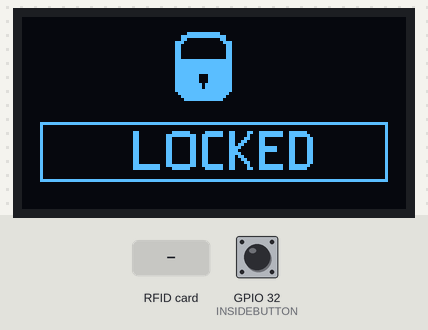
Recording of a program running on a simulated ESP32. Shown: 128×64 one-colour display. The test bench sets the inputs (shaded band); at power-on: GPIO 32 (INSIDEBUTTON) HIGH. WiFi joins after 1.5 s; servers stay silent unless stated; uploads are accepted with an empty reply; what the program prints to the serial monitor is not drawn.

Above: at 3.3 s.
3.4 s: GPIO 32 (INSIDEBUTTON) pulled LOW for 0.15 s
At 4.5 s:
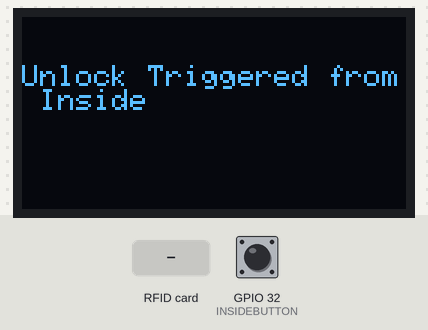
6.5 s: RFID card 12 34 56 78 held to the reader
At 9.3 s:
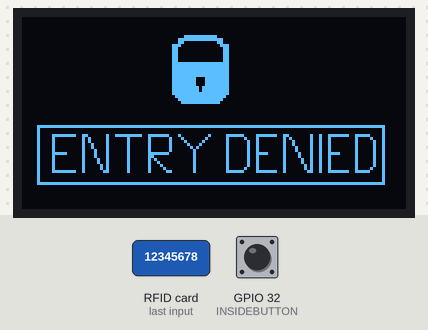
9.5 s: GPIO 32 (INSIDEBUTTON) pulled LOW for 3.2 s
At 12.3 s:
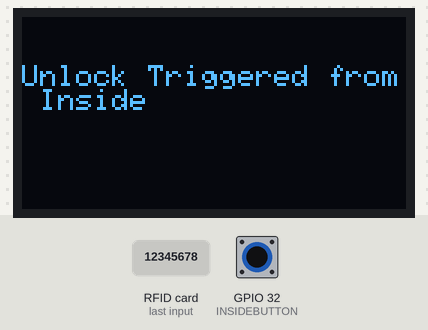
14.2 s: RFID card 5E 7A 19 C4 held to the reader
At 18.2 s:
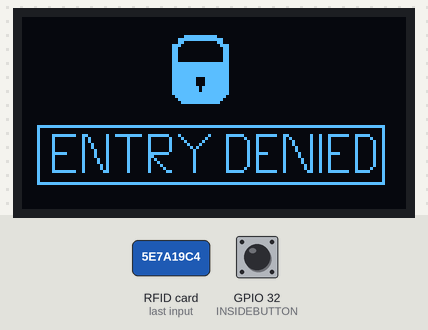
Timing chart, 0 to 19.7 s (numbered marks = the images above; inputs shaded):
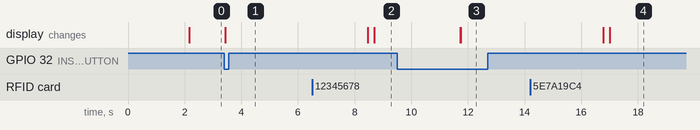

Measured:
- after the input at 3.4 s, the display: changes at once (image 1)
- after the input at 6.5 s, the display: first differs from a run without the input after 2.2 s (image 2)
- after the input at 9.5 s, the display: first differs from a run without the input after 2.2 s (image 3)
- after the input at 14.2 s, the display: first differs from a run without the input after 2.8 s (image 4)

The program:

main.cpp
```cpp
/*

Date:Sept 25,2023
Description:
** Server
The server responds with JSON data containing the following fields:
- "permissionToUnlock": A boolean indicating whether access is granted (true) or denied (false).
- "isValid": A boolean indicating whether the RFID card data is valid (true) or not (false).
- "nodeLocation": The location identifier where the RFID card was scanned.
- "UID": The unique identifier of the RFID card.
- "userName": The name associated with the RFID card (if valis).
- "timestamp": The timestamp of the server's response.
- "code": A numeric code indicating the status of the access request. Possible values:
  - 1: Entry approved
  - 2: Entry denied due to lack of permissions
  - 3: Entry denied due to an unknown card
*/
#include <Arduino.h>
#include <SPI.h>
#include <MFRC522.h>
#include <WiFi.h>
#include <HTTPClient.h>
#include <ArduinoJson.h>
#include <Adafruit_GFX.h>
#include <Adafruit_SSD1306.h>
#include <Wire.h>
#include <ESP32Servo.h>

#define SS_PIN 4  // MFRC522 SDA pin
#define RST_PIN 2 // MFRC522 RST pin
#define INSIDEBUTTON 32
// constexpr int LEFT_SERVO_PIN = 25;
// constexpr int RIGHT_SERVO_PIN = 26;

// Servo leftServo;
// Servo rightServo;
Adafruit_SSD1306 display(128, 64, &Wire, -1);

MFRC522 mfrc522(SS_PIN, RST_PIN); // MFRC522 instance
const unsigned char epd_bitmap_wifi[] PROGMEM = {
    0x00, 0x00, 0x07, 0xe0, 0x08, 0x10, 0x09, 0x90, 0x12, 0x48, 0x12, 0x48, 0x24, 0x24, 0x25, 0xa4,
    0x00, 0x00, 0x41, 0x5d, 0x41, 0x51, 0x2a, 0x59, 0x3e, 0x51, 0x00, 0x00, 0x00, 0x00, 0x00, 0x00};
const unsigned char denied[] PROGMEM = {
    0x00, 0x00, 0x00, 0x00, 0x00, 0x00, 0x00, 0x00, 0x00, 0x00, 0x00, 0x00, 0x00, 0x00, 0x00, 0x00,
    0x00, 0x00, 0x00, 0x00, 0x00, 0x00, 0x00, 0x00, 0x00, 0x00, 0x00, 0x00, 0x00, 0x00, 0x00, 0x00,
    0x00, 0x00, 0x00, 0x00, 0x00, 0x00, 0x00, 0x00, 0x00, 0x00, 0x00, 0x00, 0x00, 0x00, 0x00, 0x00,
    0x00, 0x00, 0x00, 0x00, 0x00, 0x00, 0x00, 0x00, 0x00, 0x00, 0x00, 0x00, 0x00, 0x00, 0x00, 0x00,
    0x00, 0x00, 0x00, 0x00, 0x00, 0x00, 0x00, 0x00, 0x00, 0x00, 0x00, 0x00, 0x00, 0x00, 0x00, 0x00,
    0x00, 0x00, 0x00, 0x00, 0x00, 0x00, 0x00, 0x00, 0x00, 0x00, 0x00, 0x00, 0x00, 0x00, 0x00, 0x00,
    0x00, 0x00, 0x00, 0x00, 0x00, 0x00, 0x03, 0xff, 0x80, 0x00, 0x00, 0x00, 0x00, 0x00, 0x00, 0x00,
    0x00, 0x00, 0x00, 0x00, 0x00, 0x00, 0x0f, 0xff, 0xe0, 0x00, 0x00, 0x00, 0x00, 0x00, 0x00, 0x00,
    0x00, 0x00, 0x00, 0x00, 0x00, 0x00, 0x0c, 0x00, 0x60, 0x00, 0x00, 0x00, 0x00, 0x00, 0x00, 0x00,
    0x00, 0x00, 0x00, 0x00, 0x00, 0x00, 0x38, 0x00, 0x38, 0x00, 0x00, 0x00, 0x00, 0x00, 0x00, 0x00,
    0x00, 0x00, 0x00, 0x00, 0x00, 0x00, 0x30, 0x00, 0x18, 0x00, 0x00, 0x00, 0x00, 0x00, 0x00, 0x00,
    0x00, 0x00, 0x00, 0x00, 0x00, 0x00, 0x30, 0x00, 0x18, 0x00, 0x00, 0x00, 0x00, 0x00, 0x00, 0x00,
    0x00, 0x00, 0x00, 0x00, 0x00, 0x00, 0x30, 0x00, 0x18, 0x00, 0x00, 0x00, 0x00, 0x00, 0x00, 0x00,
    0x00, 0x00, 0x00, 0x00, 0x00, 0x00, 0x30, 0x00, 0x18, 0x00, 0x00, 0x00, 0x00, 0x00, 0x00, 0x00,
    0x00, 0x00, 0x00, 0x00, 0x00, 0x00, 0x30, 0x00, 0x18, 0x00, 0x00, 0x00, 0x00, 0x00, 0x00, 0x00,
    0x00, 0x00, 0x00, 0x00, 0x00, 0x00, 0x3f, 0xff, 0xf8, 0x00, 0x00, 0x00, 0x00, 0x00, 0x00, 0x00,
    0x00, 0x00, 0x00, 0x00, 0x00, 0x00, 0x3f, 0xff, 0xf8, 0x00, 0x00, 0x00, 0x00, 0x00, 0x00, 0x00,
    0x00, 0x00, 0x00, 0x00, 0x00, 0x00, 0x3f, 0xff, 0xf8, 0x00, 0x00, 0x00, 0x00, 0x00, 0x00, 0x00,
    0x00, 0x00, 0x00, 0x00, 0x00, 0x00, 0x3f, 0xff, 0xf8, 0x00, 0x00, 0x00, 0x00, 0x00, 0x00, 0x00,
    0x00, 0x00, 0x00, 0x00, 0x00, 0x00, 0x3f, 0xff, 0xf8, 0x00, 0x00, 0x00, 0x00, 0x00, 0x00, 0x00,
    0x00, 0x00, 0x00, 0x00, 0x00, 0x00, 0x3f, 0xc7, 0xf8, 0x00, 0x00, 0x00, 0x00, 0x00, 0x00, 0x00,
    0x00, 0x00, 0x00, 0x00, 0x00, 0x00, 0x3f, 0xc7, 0xf8, 0x00, 0x00, 0x00, 0x00, 0x00, 0x00, 0x00,
    0x00, 0x00, 0x00, 0x00, 0x00, 0x00, 0x3f, 0xc7, 0xf8, 0x00, 0x00, 0x00, 0x00, 0x00, 0x00, 0x00,
    0x00, 0x00, 0x00, 0x00, 0x00, 0x00, 0x3f, 0xef, 0xf8, 0x00, 0x00, 0x00, 0x00, 0x00, 0x00, 0x00,
    0x00, 0x00, 0x00, 0x00, 0x00, 0x00, 0x3f, 0xef, 0xf8, 0x00, 0x00, 0x00, 0x00, 0x00, 0x00, 0x00,
    0x00, 0x00, 0x00, 0x00, 0x00, 0x00, 0x3f, 0xff, 0xf8, 0x00, 0x00, 0x00, 0x00, 0x00, 0x00, 0x00,
    0x00, 0x00, 0x00, 0x00, 0x00, 0x00, 0x1f, 0xff, 0xf0, 0x00, 0x00, 0x00, 0x00, 0x00, 0x00, 0x00,
    0x00, 0x00, 0x00, 0x00, 0x00, 0x00, 0x0f, 0xff, 0xe0, 0x00, 0x00, 0x00, 0x00, 0x00, 0x00, 0x00,
    0x00, 0x00, 0x00, 0x00, 0x00, 0x00, 0x07, 0xff, 0xc0, 0x00, 0x00, 0x00, 0x00, 0x00, 0x00, 0x00,
    0x00, 0x00, 0x00, 0x00, 0x00, 0x00, 0x00, 0x00, 0x00, 0x00, 0x00, 0x00, 0x00, 0x00, 0x00, 0x00,
    0x00, 0x00, 0x00, 0x00, 0x00, 0x00, 0x00, 0x00, 0x00, 0x00, 0x00, 0x00, 0x00, 0x00, 0x00, 0x00,
    0x00, 0x00, 0x00, 0x00, 0x00, 0x00, 0x00, 0x00, 0x00, 0x00, 0x00, 0x00, 0x00, 0x00, 0x00, 0x00,
    0x00, 0x00, 0x00, 0x00, 0x00, 0x00, 0x00, 0x00, 0x00, 0x00, 0x00, 0x00, 0x00, 0x00, 0x00, 0x00,
    0x00, 0x00, 0x00, 0x00, 0x00, 0x00, 0x00, 0x00, 0x00, 0x00, 0x00, 0x00, 0x00, 0x00, 0x00, 0x00,
    0x00, 0x00, 0x00, 0x00, 0x00, 0x00, 0x00, 0x00, 0x00, 0x00, 0x00, 0x00, 0x00, 0x00, 0x00, 0x00,
    0x00, 0x00, 0x00, 0x00, 0x00, 0x00, 0x00, 0x00, 0x00, 0x00, 0x00, 0x00, 0x00, 0x00, 0x00, 0x00,
    0x07, 0xff, 0xff, 0xff, 0xff, 0xff, 0xff, 0xff, 0xff, 0xff, 0xff, 0xff, 0xff, 0xff, 0xff, 0x80,
    0x04, 0x00, 0x00, 0x00, 0x00, 0x00, 0x00, 0x00, 0x00, 0x00, 0x00, 0x00, 0x00, 0x00, 0x00, 0x80,
    0x04, 0x00, 0x00, 0x00, 0x00, 0x00, 0x00, 0x00, 0x00, 0x00, 0x00, 0x00, 0x00, 0x00, 0x00, 0x80,
    0x04, 0x3f, 0xcc, 0x09, 0xff, 0x3f, 0x88, 0x02, 0x0f, 0xc3, 0xf9, 0x80, 0x93, 0xf9, 0xf0, 0x80,
    0x04, 0x20, 0x0a, 0x08, 0x10, 0x20, 0x44, 0x04, 0x08, 0x22, 0x01, 0x40, 0x92, 0x01, 0x08, 0x80,
    0x04, 0x20, 0x0a, 0x08, 0x10, 0x20, 0x42, 0x08, 0x08, 0x12, 0x01, 0x20, 0x92, 0x01, 0x04, 0x80,
    0x04, 0x20, 0x09, 0x08, 0x10, 0x20, 0x41, 0x10, 0x08, 0x12, 0x01, 0x20, 0x92, 0x01, 0x04, 0x80,
    0x04, 0x20, 0x09, 0x08, 0x10, 0x20, 0x40, 0xa0, 0x08, 0x12, 0x01, 0x10, 0x92, 0x01, 0x04, 0x80,
    0x04, 0x20, 0x08, 0x88, 0x10, 0x20, 0x40, 0x40, 0x08, 0x12, 0x01, 0x10, 0x92, 0x01, 0x04, 0x80,
    0x04, 0x3e, 0x08, 0x88, 0x10, 0x3f, 0x80, 0x40, 0x08, 0x13, 0xc1, 0x08, 0x93, 0xc1, 0x04, 0x80,
    0x04, 0x20, 0x08, 0x88, 0x10, 0x30, 0x00, 0x40, 0x08, 0x12, 0x01, 0x08, 0x92, 0x01, 0x04, 0x80,
    0x04, 0x20, 0x08, 0x48, 0x10, 0x28, 0x00, 0x40, 0x08, 0x12, 0x01, 0x04, 0x92, 0x01, 0x04, 0x80,
    0x04, 0x20, 0x08, 0x48, 0x10, 0x24, 0x00, 0x40, 0x08, 0x12, 0x01, 0x04, 0x92, 0x01, 0x04, 0x80,
    0x04, 0x20, 0x08, 0x28, 0x10, 0x22, 0x00, 0x40, 0x08, 0x12, 0x01, 0x02, 0x92, 0x01, 0x04, 0x80,
    0x04, 0x20, 0x08, 0x28, 0x10, 0x21, 0x00, 0x40, 0x08, 0x22, 0x01, 0x02, 0x92, 0x01, 0x08, 0x80,
    0x04, 0x3f, 0xc8, 0x18, 0x10, 0x20, 0xc0, 0x40, 0x0f, 0xc3, 0xf9, 0x01, 0x93, 0xf9, 0xf0, 0x80,
    0x04, 0x00, 0x00, 0x00, 0x00, 0x00, 0x00, 0x00, 0x00, 0x00, 0x00, 0x00, 0x00, 0x00, 0x00, 0x80,
    0x04, 0x00, 0x00, 0x00, 0x00, 0x00, 0x00, 0x00, 0x00, 0x00, 0x00, 0x00, 0x00, 0x00, 0x00, 0x80,
    0x04, 0x00, 0x00, 0x00, 0x00, 0x00, 0x00, 0x00, 0x00, 0x00, 0x00, 0x00, 0x00, 0x00, 0x00, 0x80,
    0x07, 0xff, 0xff, 0xff, 0xff, 0xff, 0xff, 0xff, 0xff, 0xff, 0xff, 0xff, 0xff, 0xff, 0xff, 0x80,
    0x00, 0x00, 0x00, 0x00, 0x00, 0x00, 0x00, 0x00, 0x00, 0x00, 0x00, 0x00, 0x00, 0x00, 0x00, 0x00,
    0x00, 0x00, 0x00, 0x00, 0x00, 0x00, 0x00, 0x00, 0x00, 0x00, 0x00, 0x00, 0x00, 0x00, 0x00, 0x00,
    0x00, 0x00, 0x00, 0x00, 0x00, 0x00, 0x00, 0x00, 0x00, 0x00, 0x00, 0x00, 0x00, 0x00, 0x00, 0x00,
    0x00, 0x00, 0x00, 0x00, 0x00, 0x00, 0x00, 0x00, 0x00, 0x00, 0x00, 0x00, 0x00, 0x00, 0x00, 0x00,
    0x00, 0x00, 0x00, 0x00, 0x00, 0x00, 0x00, 0x00, 0x00, 0x00, 0x00, 0x00, 0x00, 0x00, 0x00, 0x00,
    0x00, 0x00, 0x00, 0x00, 0x00, 0x00, 0x00, 0x00, 0x00, 0x00, 0x00, 0x00, 0x00, 0x00, 0x00, 0x00,
    0x00, 0x00, 0x00, 0x00, 0x00, 0x00, 0x00, 0x00, 0x00, 0x00, 0x00, 0x00, 0x00, 0x00, 0x00, 0x00,
    0x00, 0x00, 0x00, 0x00, 0x00, 0x00, 0x00, 0x00, 0x00, 0x00, 0x00, 0x00, 0x00, 0x00, 0x00, 0x00};

const unsigned char lock[] PROGMEM = {
    0x00, 0x00, 0x00, 0x00, 0x00, 0x00, 0x00, 0x00, 0x00, 0x00, 0x00, 0x00, 0x00, 0x00, 0x00, 0x00,
    0x00, 0x00, 0x00, 0x00, 0x00, 0x00, 0x00, 0x00, 0x00, 0x00, 0x00, 0x00, 0x00, 0x00, 0x00, 0x00,
    0x00, 0x00, 0x00, 0x00, 0x00, 0x00, 0x00, 0x00, 0x00, 0x00, 0x00, 0x00, 0x00, 0x00, 0x00, 0x00,
    0x00, 0x00, 0x00, 0x00, 0x00, 0x00, 0x00, 0x00, 0x00, 0x00, 0x00, 0x00, 0x00, 0x00, 0x00, 0x00,
    0x00, 0x00, 0x00, 0x00, 0x00, 0x00, 0x00, 0x00, 0x00, 0x00, 0x00, 0x00, 0x00, 0x00, 0x00, 0x00,
    0x00, 0x00, 0x00, 0x00, 0x00, 0x00, 0x01, 0xff, 0xc0, 0x00, 0x00, 0x00, 0x00, 0x00, 0x00, 0x00,
    0x00, 0x00, 0x00, 0x00, 0x00, 0x00, 0x07, 0xff, 0xf0, 0x00, 0x00, 0x00, 0x00, 0x00, 0x00, 0x00,
    0x00, 0x00, 0x00, 0x00, 0x00, 0x00, 0x06, 0x00, 0x30, 0x00, 0x00, 0x00, 0x00, 0x00, 0x00, 0x00,
    0x00, 0x00, 0x00, 0x00, 0x00, 0x00, 0x1c, 0x00, 0x1c, 0x00, 0x00, 0x00, 0x00, 0x00, 0x00, 0x00,
    0x00, 0x00, 0x00, 0x00, 0x00, 0x00, 0x18, 0x00, 0x0c, 0x00, 0x00, 0x00, 0x00, 0x00, 0x00, 0x00,
    0x00, 0x00, 0x00, 0x00, 0x00, 0x00, 0x18, 0x00, 0x0c, 0x00, 0x00, 0x00, 0x00, 0x00, 0x00, 0x00,
    0x00, 0x00, 0x00, 0x00, 0x00, 0x00, 0x18, 0x00, 0x0c, 0x00, 0x00, 0x00, 0x00, 0x00, 0x00, 0x00,
    0x00, 0x00, 0x00, 0x00, 0x00, 0x00, 0x18, 0x00, 0x0c, 0x00, 0x00, 0x00, 0x00, 0x00, 0x00, 0x00,
    0x00, 0x00, 0x00, 0x00, 0x00, 0x00, 0x18, 0x00, 0x0c, 0x00, 0x00, 0x00, 0x00, 0x00, 0x00, 0x00,
    0x00, 0x00, 0x00, 0x00, 0x00, 0x00, 0x1f, 0xff, 0xfc, 0x00, 0x00, 0x00, 0x00, 0x00, 0x00, 0x00,
    0x00, 0x00, 0x00, 0x00, 0x00, 0x00, 0x1f, 0xff, 0xfc, 0x00, 0x00, 0x00, 0x00, 0x00, 0x00, 0x00,
    0x00, 0x00, 0x00, 0x00, 0x00, 0x00, 0x1f, 0xff, 0xfc, 0x00, 0x00, 0x00, 0x00, 0x00, 0x00, 0x00,
    0x00, 0x00, 0x00, 0x00, 0x00, 0x00, 0x1f, 0xff, 0xfc, 0x00, 0x00, 0x00, 0x00, 0x00, 0x00, 0x00,
    0x00, 0x00, 0x00, 0x00, 0x00, 0x00, 0x1f, 0xff, 0xfc, 0x00, 0x00, 0x00, 0x00, 0x00, 0x00, 0x00,
    0x00, 0x00, 0x00, 0x00, 0x00, 0x00, 0x1f, 0xe3, 0xfc, 0x00, 0x00, 0x00, 0x00, 0x00, 0x00, 0x00,
    0x00, 0x00, 0x00, 0x00, 0x00, 0x00, 0x1f, 0xe3, 0xfc, 0x00, 0x00, 0x00, 0x00, 0x00, 0x00, 0x00,
    0x00, 0x00, 0x00, 0x00, 0x00, 0x00, 0x1f, 0xe3, 0xfc, 0x00, 0x00, 0x00, 0x00, 0x00, 0x00, 0x00,
    0x00, 0x00, 0x00, 0x00, 0x00, 0x00, 0x1f, 0xf7, 0xfc, 0x00, 0x00, 0x00, 0x00, 0x00, 0x00, 0x00,
    0x00, 0x00, 0x00, 0x00, 0x00, 0x00, 0x1f, 0xf7, 0xfc, 0x00, 0x00, 0x00, 0x00, 0x00, 0x00, 0x00,
    0x00, 0x00, 0x00, 0x00, 0x00, 0x00, 0x1f, 0xff, 0xfc, 0x00, 0x00, 0x00, 0x00, 0x00, 0x00, 0x00,
    0x00, 0x00, 0x00, 0x00, 0x00, 0x00, 0x0f, 0xff, 0xf8, 0x00, 0x00, 0x00, 0x00, 0x00, 0x00, 0x00,
    0x00, 0x00, 0x00, 0x00, 0x00, 0x00, 0x07, 0xff, 0xf0, 0x00, 0x00, 0x00, 0x00, 0x00, 0x00, 0x00,
    0x00, 0x00, 0x00, 0x00, 0x00, 0x00, 0x03, 0xff, 0xe0, 0x00, 0x00, 0x00, 0x00, 0x00, 0x00, 0x00,
    0x00, 0x00, 0x00, 0x00, 0x00, 0x00, 0x00, 0x00, 0x00, 0x00, 0x00, 0x00, 0x00, 0x00, 0x00, 0x00,
    0x00, 0x00, 0x00, 0x00, 0x00, 0x00, 0x00, 0x00, 0x00, 0x00, 0x00, 0x00, 0x00, 0x00, 0x00, 0x00,
    0x00, 0x00, 0x00, 0x00, 0x00, 0x00, 0x00, 0x00, 0x00, 0x00, 0x00, 0x00, 0x00, 0x00, 0x00, 0x00,
    0x00, 0x00, 0x00, 0x00, 0x00, 0x00, 0x00, 0x00, 0x00, 0x00, 0x00, 0x00, 0x00, 0x00, 0x00, 0x00,
    0x00, 0x00, 0x00, 0x00, 0x00, 0x00, 0x00, 0x00, 0x00, 0x00, 0x00, 0x00, 0x00, 0x00, 0x00, 0x00,
    0x00, 0x00, 0x00, 0x00, 0x00, 0x00, 0x00, 0x00, 0x00, 0x00, 0x00, 0x00, 0x00, 0x00, 0x00, 0x00,
    0x00, 0x00, 0x00, 0x00, 0x00, 0x00, 0x00, 0x00, 0x00, 0x00, 0x00, 0x00, 0x00, 0x00, 0x00, 0x00,
    0x03, 0xff, 0xff, 0xff, 0xff, 0xff, 0xff, 0xff, 0xff, 0xff, 0xff, 0xff, 0xff, 0xff, 0xff, 0xc0,
    0x02, 0x00, 0x00, 0x00, 0x00, 0x00, 0x00, 0x00, 0x00, 0x00, 0x00, 0x00, 0x00, 0x00, 0x00, 0x40,
    0x02, 0x00, 0x00, 0x00, 0x00, 0x00, 0x00, 0x00, 0x00, 0x00, 0x00, 0x00, 0x00, 0x00, 0x00, 0x40,
    0x02, 0x00, 0x00, 0x00, 0x06, 0x00, 0x3f, 0x07, 0xe6, 0x19, 0xfe, 0x7e, 0x00, 0x00, 0x00, 0x40,
    0x02, 0x00, 0x00, 0x00, 0x06, 0x00, 0xff, 0xcf, 0xe6, 0x11, 0xfe, 0x7f, 0x00, 0x00, 0x00, 0x40,
    0x02, 0x00, 0x00, 0x00, 0x06, 0x00, 0xc0, 0xcc, 0x06, 0x31, 0x80, 0x61, 0x80, 0x00, 0x00, 0x40,
    0x02, 0x00, 0x00, 0x00, 0x06, 0x00, 0xc0, 0xcc, 0x06, 0x61, 0x80, 0x61, 0x80, 0x00, 0x00, 0x40,
    0x02, 0x00, 0x00, 0x00, 0x06, 0x00, 0xc0, 0xcc, 0x06, 0xc1, 0x80, 0x61, 0x80, 0x00, 0x00, 0x40,
    0x02, 0x00, 0x00, 0x00, 0x06, 0x00, 0xc0, 0xcc, 0x07, 0x81, 0xf8, 0x61, 0x80, 0x00, 0x00, 0x40,
    0x02, 0x00, 0x00, 0x00, 0x06, 0x00, 0xc0, 0xcc, 0x07, 0x01, 0xf8, 0x61, 0x80, 0x00, 0x00, 0x40,
    0x02, 0x00, 0x00, 0x00, 0x06, 0x00, 0xc0, 0xcc, 0x07, 0x81, 0x80, 0x61, 0x80, 0x00, 0x00, 0x40,
    0x02, 0x00, 0x00, 0x00, 0x06, 0x00, 0xc0, 0xcc, 0x06, 0xc1, 0x80, 0x61, 0x80, 0x00, 0x00, 0x40,
    0x02, 0x00, 0x00, 0x00, 0x06, 0x00, 0xc0, 0xcc, 0x06, 0x61, 0x80, 0x61, 0x80, 0x00, 0x00, 0x40,
    0x02, 0x00, 0x00, 0x00, 0x06, 0x00, 0xc0, 0xcc, 0x06, 0x31, 0x80, 0x61, 0x80, 0x00, 0x00, 0x40,
    0x02, 0x00, 0x00, 0x00, 0x07, 0xfc, 0xff, 0xcf, 0xe6, 0x11, 0xfe, 0x7f, 0x00, 0x00, 0x00, 0x40,
    0x02, 0x00, 0x00, 0x00, 0x07, 0xfc, 0x3f, 0x07, 0xe6, 0x19, 0xfe, 0x7e, 0x00, 0x00, 0x00, 0x40,
    0x02, 0x00, 0x00, 0x00, 0x00, 0x00, 0x00, 0x00, 0x00, 0x00, 0x00, 0x00, 0x00, 0x00, 0x00, 0x40,
    0x02, 0x00, 0x00, 0x00, 0x00, 0x00, 0x00, 0x00, 0x00, 0x00, 0x00, 0x00, 0x00, 0x00, 0x00, 0x40,
    0x02, 0x00, 0x00, 0x00, 0x00, 0x00, 0x00, 0x00, 0x00, 0x00, 0x00, 0x00, 0x00, 0x00, 0x00, 0x40,
    0x03, 0xff, 0xff, 0xff, 0xff, 0xff, 0xff, 0xff, 0xff, 0xff, 0xff, 0xff, 0xff, 0xff, 0xff, 0xc0,
    0x00, 0x00, 0x00, 0x00, 0x00, 0x00, 0x00, 0x00, 0x00, 0x00, 0x00, 0x00, 0x00, 0x00, 0x00, 0x00,
    0x00, 0x00, 0x00, 0x00, 0x00, 0x00, 0x00, 0x00, 0x00, 0x00, 0x00, 0x00, 0x00, 0x00, 0x00, 0x00,
    0x00, 0x00, 0x00, 0x00, 0x00, 0x00, 0x00, 0x00, 0x00, 0x00, 0x00, 0x00, 0x00, 0x00, 0x00, 0x00,
    0x00, 0x00, 0x00, 0x00, 0x00, 0x00, 0x00, 0x00, 0x00, 0x00, 0x00, 0x00, 0x00, 0x00, 0x00, 0x00,
    0x00, 0x00, 0x00, 0x00, 0x00, 0x00, 0x00, 0x00, 0x00, 0x00, 0x00, 0x00, 0x00, 0x00, 0x00, 0x00,
    0x00, 0x00, 0x00, 0x00, 0x00, 0x00, 0x00, 0x00, 0x00, 0x00, 0x00, 0x00, 0x00, 0x00, 0x00, 0x00,
    0x00, 0x00, 0x00, 0x00, 0x00, 0x00, 0x00, 0x00, 0x00, 0x00, 0x00, 0x00, 0x00, 0x00, 0x00, 0x00,
    0x00, 0x00, 0x00, 0x00, 0x00, 0x00, 0x00, 0x00, 0x00, 0x00, 0x00, 0x00, 0x00, 0x00, 0x00, 0x00,
    0x00, 0x00, 0x00, 0x00, 0x00, 0x00, 0x00, 0x00, 0x00, 0x00, 0x00, 0x00, 0x00, 0x00, 0x00, 0x00};
#define DEBUG_MODE 1

/**
 * Opens the door.
 *
 * @param None
 *
 * @return None
 *
 * @throws None
 */
void OpenDoor()
{
  // leftServo.write(90);
  // rightServo.write(90);
}
/**
 * Closes the door.
 *
 * @throws None
 */
void CloseDoor()
{
  // leftServo.write(0);
  // rightServo.write(0);
}

void setup()
{
  //  leftServo.attach(LEFT_SERVO_PIN);
  //   rightServo.attach(RIGHT_SERVO_PIN);
  CloseDoor();
  display.begin(SSD1306_SWITCHCAPVCC, 0x3C);
  // display.begin(SH1106_SWITCHCAPVCC, 0x3C);
  display.clearDisplay();
  display.setTextSize(1);
  display.setTextColor(WHITE);
  Serial.begin(115200); // Initialize serial communications with the PC
  SPI.begin();          // Init SPI bus
  mfrc522.PCD_Init();   // Init MFRC522 card

  WiFi.begin("ConForNode1", "12345678"); // WiFi connection
  int i = 0;
  while (WiFi.status() != WL_CONNECTED)
  {

#if DEBUG_MODE
    Serial.println("Connecting to WiFi..");
#endif
    display.clearDisplay();
    display.setTextSize(1);
    display.setCursor(5, 32);
    display.print("Connecting to WiFi..");
    display.drawBitmap(58, 14, epd_bitmap_wifi, 16, 16, WHITE);
    display.display();
    delay(1000);

    i++;
    if (i > 12)
    {
      break;
    }
  }

  Serial.println("Connected to the WiFi network");
  display.clearDisplay();
  display.drawBitmap(0, 0, lock, 128, 64, WHITE);
  display.display();
}

/**
 * The loop function is called repeatedly in an Arduino sketch.
 *
 * @return void
 *
 * @throws None
 */
void loop()
{
  CloseDoor();
  if (touchRead(INSIDEBUTTON) < 30)
  {
    OpenDoor();
    Serial.print("unlock trigg");
    display.clearDisplay();
    display.setCursor(0, 16);
    display.print("Unlock Triggered from Inside");
    display.display();
    delay(5000);
    display.clearDisplay();
    display.drawBitmap(0, 0, lock, 128, 64, WHITE);
    display.display();
  }
  if (!mfrc522.PICC_IsNewCardPresent()) // Look for new cards
  {
    return;
  }
  if (!mfrc522.PICC_ReadCardSerial())
  {
    return;
  }

  String content = ""; // String for storing the UID
  byte letter;         // variable for storing the MFRC522 data

  for (byte i = 0; i < mfrc522.uid.size; i++)
  {
    content.concat(String(mfrc522.uid.uidByte[i] < 0x10 ? " 0" : " ")); // Concatenates the UID (a byte) with a space between
    content.concat(String(mfrc522.uid.uidByte[i], HEX));                // Converts the UID (a byte) to HEX
    // yes ,we are sending the UID in HEX format you can change it, no prob but remember to use decimal one in add user too
  }

  content.toUpperCase(); // Changes the letters in the UID to uppercase ,no need of now as sever is updated tp do it automaticlly

  Serial.println(); // Print UID
  Serial.print("Message: ");
  Serial.println(content); // Print UID
  Serial.println();
  Serial.println("Sending data to server");

  HTTPClient http;                                                                               // HTTPClient object instance
  http.begin("http://ec2-35-170-242-83.compute-1.amazonaws.com:2500/api/security/validateUser"); // Specifing request destination
  http.addHeader("Content-Type", "application/json");                                            // Specifing content type
  DynamicJsonDocument doc(1024);                                                                 // DynamicJsonDocument object instance
  doc["UID"] = content;                                                                          // Adding the UID to the JSON document
  doc["nodeLocation"] = "Entrance";                                                              // identify the location (ee will have multiple rfid .one at garage and one at entrance so it is needed to distinguish between them)
  String json;                                                                                   // String for storing the JSON document
  serializeJson(doc, json);                                                                      // Serializing the JSON document to a string
  int httpCode = http.POST(json);                                                                // Sending the request

  if (httpCode == HTTP_CODE_OK)
  {
    // The HTTP request was successful (status code 200)

    // Parse the JSON response from the server
    DynamicJsonDocument responseDoc(1024);                                       // work fine with 1024 mabye try a lower value
    DeserializationError error = deserializeJson(responseDoc, http.getString()); // Deserialize the JSON response

    // Successfully parsed the JSON response
    Serial.println("JSON response:");         // see below
    serializeJsonPretty(responseDoc, Serial); // extra step no need to do it but useful for testing

    // Now you can access and process the data from the JSON response
    bool permissionToUnlock = responseDoc["permissionToUnlock"]; // true or false
    bool isValid = responseDoc["isValid"];                       // true or false
    String nodeLocation = responseDoc["nodeLocation"];           // "Entrance" or "Garage" or "whatever idc" will be Deprecated soon

    String userName = responseDoc["userName"]; // "may exist" or may be null
    if (permissionToUnlock)                    // true
    {
      Serial.println(userName); // "printing the user name becuz now we are sure it exists"
      Serial.println("Unlocking");
      display.clearDisplay();
      display.setTextSize(2);
      display.setCursor(5, 16);
      display.println("Welcome,");
      display.println(userName);
      OpenDoor();
      display.setCursor(5, 32);
      // display.drawBitmap(0, 0, unlock, 128, 64, WHITE);
      display.display();
      delay(6000);
      uint8_t i = 0;
      // do something on oled
    }
    else
    {
      Serial.println("Denied");
      display.clearDisplay();
      display.drawBitmap(0, 0, denied, 128, 64, WHITE);
      display.display();
      delay(2000);
      CloseDoor();
      // do something on oled
    }
  }
  else
  {
    // The HTTP request was not successful
    Serial.print("HTTP code: "); // Print HTTP status code
    Serial.println(httpCode);    // Print HTTP status code
    Serial.println("HTTP request failed");
    CloseDoor();
    display.clearDisplay();
    display.println("Request failed");
    display.display();
    delay(2000);

    // do something on oled
  }

  http.end(); // Free resources

  delay(1000);
  display.clearDisplay();
  display.drawBitmap(0, 0, lock, 128, 64, WHITE);
  display.display();
}
```
